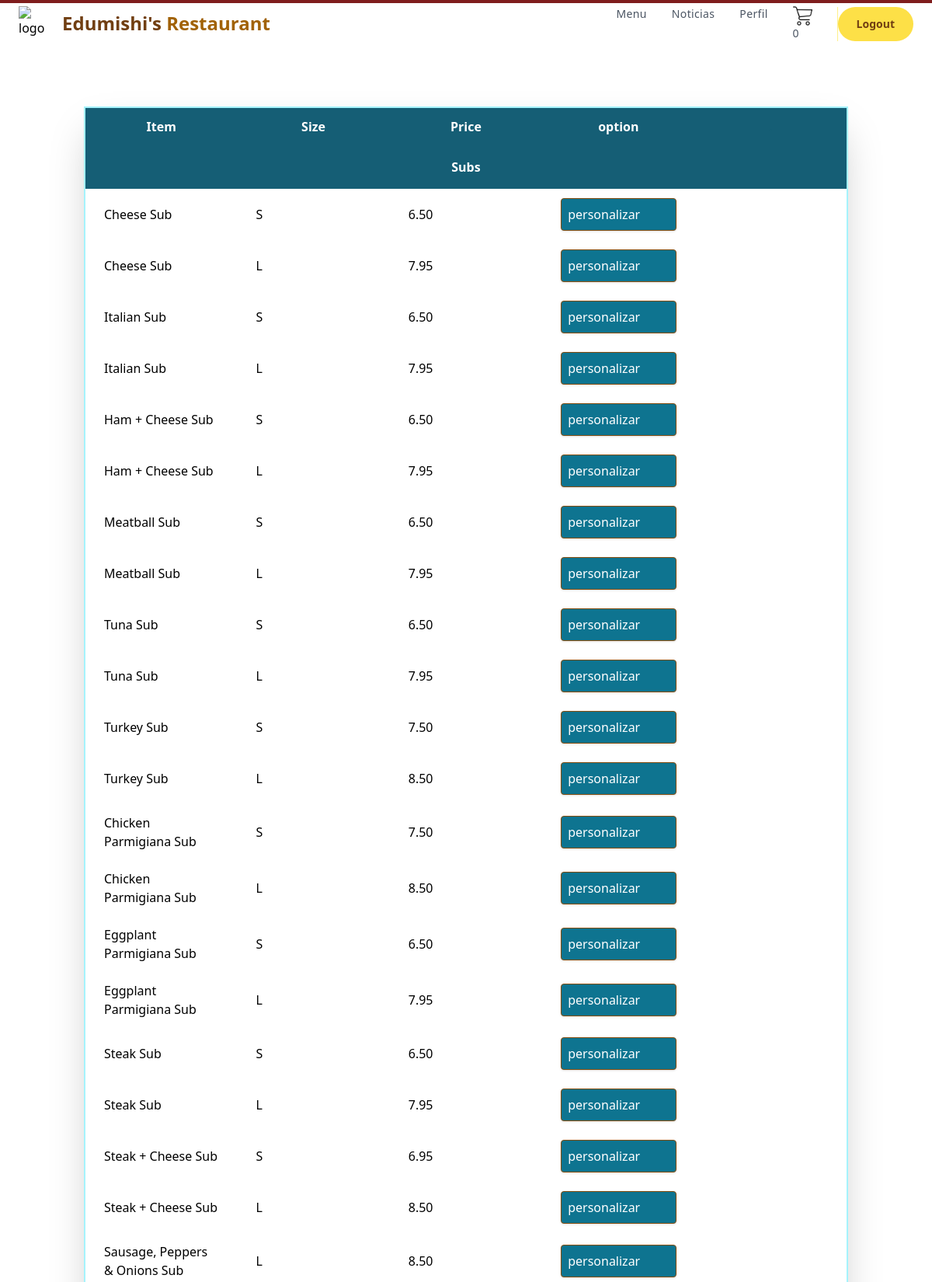
/ (signed in, upper part), run on the app's committed database.
### orders/models.py (models this page shows, shortened)
class Menu_Item(models.Model):
    MENU_CATEGORIES = (
    ('Pizza', 'Pizza'),
    ('Pasta', 'Pasta'),
    ('Subs', 'Subs'),
    ('Salad', 'Salad'),
    ('Dinner_Platter', 'Dinner_Platter'),
    ('Topping', 'Topping'),
    ('Extra', 'Extra'),
    ('Dessert', 'Dessert'),
    ('Pastry', 'Pastry'),
    ('Main', 'Main'),
    ('Appetizer', 'Appetizer'),
    ('Side', 'Side'),
    ('Miscellaneous', 'Miscellaneous')
    )
    SIZE_CATEGORIES = (
    ('Sm', 'Small'),
    ('Md', 'Medium'),
    ('Lg', 'Large'),
    ('XL', 'Extra_Large')
    )
    category = models.CharField(max_length=36, null=True, blank=True,
                                choices=MENU_CATEGORIES,
                                help_text='Categoría del elemento del menú.')
    name = models.CharField(max_length=128,
                            help_text='Nombre del elemento del menú')
    price =  models.DecimalField(max_digits=4, null=True, blank=True,
                                decimal_places=2, default=0.00)
    sizes = models.CharField(max_length=4, null=True, blank=True,
                                choices=SIZE_CATEGORIES,
                                help_text='Ingrese el tamaños \
                                            del elemento del menú')
    toppings = models.CharField( max_length=400, blank=True, null=True,
                                help_text='Introducir ingredientes')
    num_toppings = models.CharField(max_length=10, blank=True, null=True)

### orders/views.py (the view)
# urls.py: path("", views.index, name="index"),
@login_required()
def index(request):
    if not request.user.is_authenticated:
        return render(request, "orders/login.html", {"message": None})
    menu_items = Menu_Item.objects.exclude(category__icontains="Topping") \
    .exclude(category__icontains="Extra")
    filtered_orders = Order.objects.filter(owner=request.user.profile, is_ordered=False)
    current_order_products = []
    item_count = 0
    if filtered_orders.exists():
        user_order = filtered_orders[0]
        user_order_items = user_order.ordered_items.all()
        current_order_products = [menu_item.menu_item for menu_item
                                in user_order_items]
        item_count = user_order.ordered_items.count()
    context ={
        'current_order_products': current_order_products,
        'item_count': item_count,
        "user": request.user,
        "menu_item": menu_items.order_by('-category')
    }
    return render(request, "orders/index.html", context)

### orders/templates/orders/index.html (shortened to what this page needs)
{% extends "orders/layout.html" %}
{%block template%}
  <div class="container px-5 py-20 mx-auto flex flex-wrap items-center">
    <table  class="shadow-2xl border-2 border-cyan-200 w-full md:table-fixed content-center">
      <thead class="text-white">
        <tr>
          <th scope="col" class="py-3 bg-cyan-800">Item</th>
          <th scope="col" class="py-3 bg-cyan-800">Size</th>
          <th scope="col" class="py-3 bg-cyan-800">Price</th>
          <th scope="col" class="py-3 bg-cyan-800">option</th>
          <th scope="col" class="py-3 bg-cyan-800 text-cyan-800">.</th>
        </tr>
      </thead>
      <tbody>
        {% for item in menu_item %}
        {% ifchanged item.category %}
        <tr id="{{item.category}}">
          <th scope="col" colspan="5" class="py-3 bg-cyan-800 py-4">
            <h2 class="text-white"> {{ item.category }} </h2>
          </th>
        </tr>
        {% endifchanged %}
        <tr>
          <td class="py-3 px-6">{{item.name}}</td>
          <td class="py-3 px-6">{{item.sizes}}</td>
          <td class="py-3 px-6">{{item.price}}</td>
          {% if item.category == "Pizza" and "Topping" in item.name %}
          <td class="py-3 px-6">
            <a class="bg-cyan-700 border border-yellow-800 shadow p-2 rounded text-white flex items-center focus:outline-none focus:shadow-outline" href="{% url 'orders:customize_order' item.name %}" >personalizar</a></td>
        {% elif item.category == "Subs" %}
        <td class="py-3 px-6"><a href="{% url 'orders:customize_order' item.name %}" class="bg-cyan-700 border border-yellow-800 shadow p-2 rounded text-white flex items-center focus:outline-none focus:shadow-outline">personalizar</a></td>
      {%endif%}
        </tr>
        {% endfor %}
      </tbody>
    </table>
    <br>
  </div>
{%endblock%}

### data on the page
Menu_Item: category "Subs", name "Cheese Sub", sizes "S", price "6.50", shows "personalizar"
Menu_Item: name "Cheese Sub", sizes "L", price "7.95", category "personalizar"
Menu_Item: name "Italian Sub", sizes "S", price "6.50", category "personalizar"
Menu_Item: name "Italian Sub", sizes "L", price "7.95", category "personalizar"
Menu_Item: name "Ham + Cheese Sub", sizes "S", price "6.50", category "personalizar"
Menu_Item: name "Ham + Cheese Sub", sizes "L", price "7.95", category "personalizar"
Menu_Item: name "Meatball Sub", sizes "S", price "6.50", category "personalizar"
Menu_Item: name "Meatball Sub", sizes "L", price "7.95", category "personalizar"
Menu_Item: name "Tuna Sub", sizes "S", price "6.50", category "personalizar"
Menu_Item: name "Tuna Sub", sizes "L", price "7.95", category "personalizar"
Menu_Item: name "Turkey Sub", sizes "S", price "7.50", category "personalizar"
Menu_Item: name "Turkey Sub", sizes "L", price "8.50", category "personalizar"
Menu_Item: name "Chicken Parmigiana Sub", sizes "S", price "7.50", category "personalizar"
Menu_Item: name "Chicken Parmigiana Sub", sizes "L", price "8.50", category "personalizar"
Menu_Item: name "Eggplant Parmigiana Sub", sizes "S", price "6.50", category "personalizar"
Menu_Item: name "Eggplant Parmigiana Sub", sizes "L", price "7.95", category "personalizar"
Menu_Item: name "Steak Sub", sizes "S", price "6.50", category "personalizar"
Menu_Item: name "Steak Sub", sizes "L", price "7.95", category "personalizar"
Menu_Item: name "Steak + Cheese Sub", sizes "S", price "6.95", category "personalizar"
Menu_Item: name "Steak + Cheese Sub", sizes "L", price "8.50", category "personalizar"
Menu_Item: name "Sausage, Peppers & Onions Sub", sizes "L", price "8.50", category "personalizar"

### other printed values
{{ item_count }} "0"
